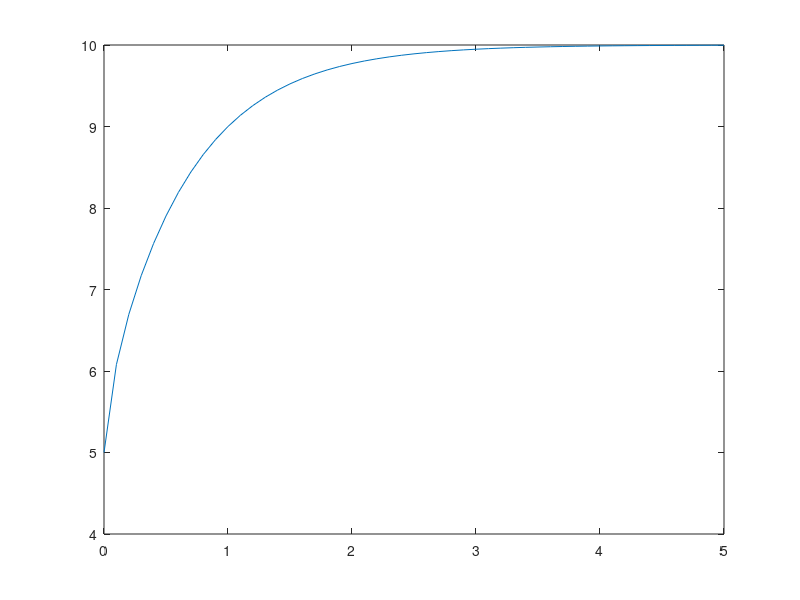

Source code (MATLAB): (Note: this script raises an error after producing the figure.)
function relaxation_exact

% find the value of k/eta such that w(1) = 9
k_eta = fzero(@(k_eta) exact_width(k_eta, 1) - 9, 18); % yields 18.2816647214633

t = linspace(0,5,51)'; % temporal resolution
w = exact_width(k_eta, t); % in cell diameters

close all
plot(t, w);
hold on 
xline(1, 'k:')
yline(9, 'k:')
ylim([5 11])

writetable(table(t, w), 'relaxation_exact.csv');

end


function w = exact_width(k_eta, t)

N = 11; % number of cells
x = linspace(0,(N-1)/2,N)'; % initial cell positions in cell diameters

eqns = zeros(N);
eqns(1,end) = 1;
eqns(2,end-1:end) = [1/k_eta, 1];
for i = 3:N
    eqns(i,:) = [eqns(i-1,2:end)/k_eta, 0] + 2*eqns(i-1,:) - eqns(i-2,:);
end

P = [eqns(end,:)/k_eta, 0] + [0, eqns(end,:)] - [0, eqns(end-1,:)];
lambda = roots(P)';

A = zeros(N);
lambda_pow = zeros(N);
for i = 1:N
    lambda_pow(N+1-i,:) = lambda.^(i-1);
    A(i,:) = eqns(i,:) * lambda_pow;
end

b = x - (1:N)';

coeff = A \ b;

w = N - 1 + (eqns(end,:)-eqns(1,:)) * lambda_pow .* coeff' * exp(t*lambda)';
w = w';

end